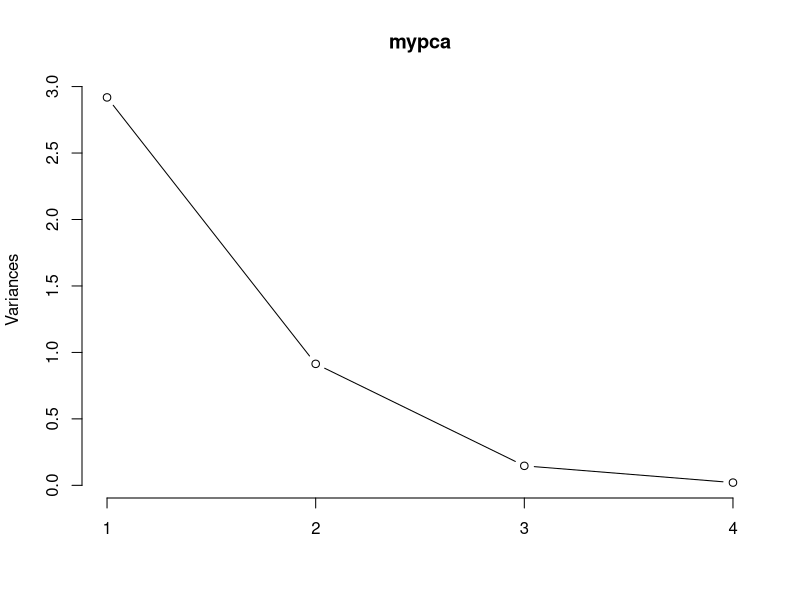
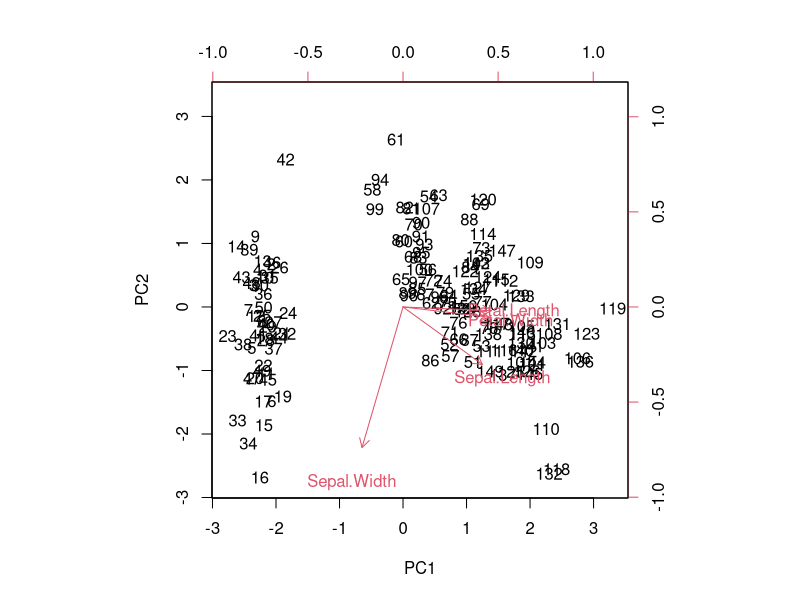
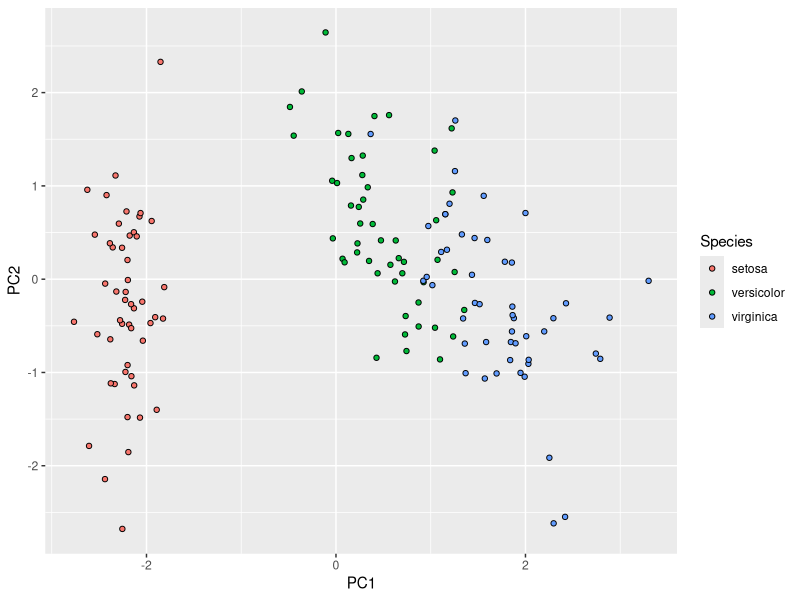

These charts were generated, in order, by the following R code:
data(iris)

mypca <- prcomp(iris[ , -5] , scale = TRUE)

summary(mypca)

plot(mypca , type = "l")
biplot(mypca , scale = 0)

str(mypca)

mypca$x

iris2 <- cbind(iris , mypca$x[ , 1:2])


library(ggplot2)

ggplot(iris2 , aes(PC1, PC2 , col = Species , fill = Species)) +
geom_point(shape = 21 , col = "black")
